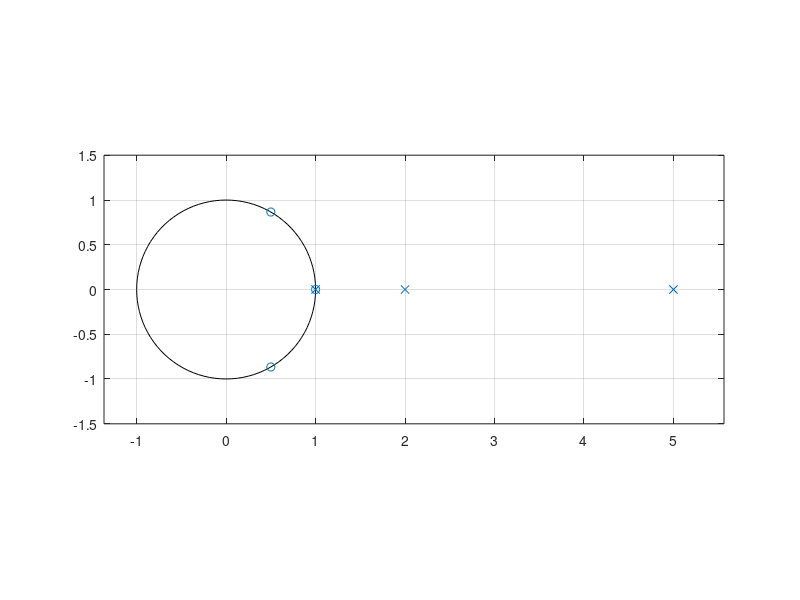

Here is the MATLAB script that generated this plot:
close all;
clear all;

%             1-2*z^-1+2*z^-2-z^-3
% H(z) ----------------------------------
%      (1-z^-1)*(1-0.5*z^-1)*(1-0.2*z^-1)

% P(z) = 1-1.7*z^-1+0.8*z^-2-0.1*z^-3

Z = [-1, 2, -2, 1];
P = [-0.1, 0.8, -1.7, 1];

zplane(Z,P)
